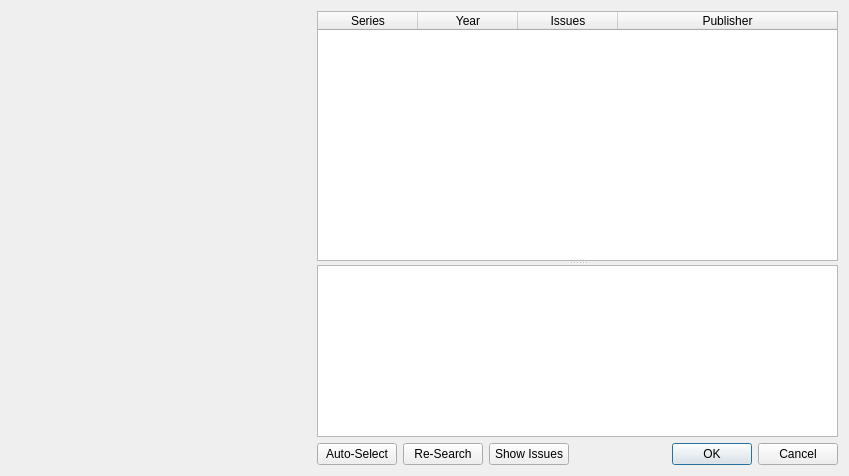
<?xml version="1.0" encoding="UTF-8"?>
<ui version="4.0">
 <class>SelectSeries</class>
 <widget class="QDialog" name="SelectSeries">
  <property name="geometry">
   <rect>
    <x>0</x>
    <y>0</y>
    <width>849</width>
    <height>476</height>
   </rect>
  </property>
  <property name="windowTitle">
   <string>Select Series</string>
  </property>
  <property name="sizeGripEnabled">
   <bool>false</bool>
  </property>
  <layout class="QGridLayout" name="gridLayout">
   <item row="0" column="0">
    <layout class="QHBoxLayout" name="horizontalLayout_2">
     <item>
      <widget class="QWidget" name="imageContainer" native="true">
       <property name="minimumSize">
        <size>
         <width>300</width>
         <height>450</height>
        </size>
       </property>
       <property name="maximumSize">
        <size>
         <width>300</width>
         <height>450</height>
        </size>
       </property>
      </widget>
     </item>
     <item>
      <layout class="QVBoxLayout" name="verticalLayout">
       <item>
        <widget class="QSplitter" name="splitter">
         <property name="orientation">
          <enum>Qt::Vertical</enum>
         </property>
         <widget class="QTableWidget" name="twList">
          <property name="sizePolicy">
           <sizepolicy hsizetype="Expanding" vsizetype="MinimumExpanding">
            <horstretch>0</horstretch>
            <verstretch>0</verstretch>
           </sizepolicy>
          </property>
          <property name="minimumSize">
           <size>
            <width>0</width>
            <height>250</height>
           </size>
          </property>
          <property name="font">
           <font>
            <pointsize>9</pointsize>
           </font>
          </property>
          <property name="selectionMode">
           <enum>QAbstractItemView::SingleSelection</enum>
          </property>
          <property name="selectionBehavior">
           <enum>QAbstractItemView::SelectRows</enum>
          </property>
          <property name="rowCount">
           <number>0</number>
          </property>
          <property name="columnCount">
           <number>4</number>
          </property>
          <attribute name="horizontalHeaderStretchLastSection">
           <bool>true</bool>
          </attribute>
          <attribute name="verticalHeaderVisible">
           <bool>false</bool>
          </attribute>
          <column>
           <property name="text">
            <string>Series</string>
           </property>
          </column>
          <column>
           <property name="text">
            <string>Year</string>
           </property>
           <property name="textAlignment">
            <set>AlignHCenter|AlignVCenter|AlignCenter</set>
           </property>
          </column>
          <column>
           <property name="text">
            <string>Issues</string>
           </property>
           <property name="textAlignment">
            <set>AlignHCenter|AlignVCenter|AlignCenter</set>
           </property>
          </column>
          <column>
           <property name="text">
            <string>Publisher</string>
           </property>
          </column>
         </widget>
         <widget class="QTextEdit" name="teDetails">
          <property name="sizePolicy">
           <sizepolicy hsizetype="Expanding" vsizetype="Maximum">
            <horstretch>0</horstretch>
            <verstretch>0</verstretch>
           </sizepolicy>
          </property>
          <property name="maximumSize">
           <size>
            <width>16777215</width>
            <height>200</height>
           </size>
          </property>
          <property name="font">
           <font>
            <pointsize>9</pointsize>
           </font>
          </property>
          <property name="readOnly">
           <bool>true</bool>
          </property>
          <property name="textInteractionFlags">
           <set>Qt::LinksAccessibleByMouse|Qt::TextSelectableByMouse</set>
          </property>
         </widget>
        </widget>
       </item>
       <item>
        <layout class="QHBoxLayout" name="horizontalLayout">
         <item>
          <widget class="QPushButton" name="btnAutoSelect">
           <property name="text">
            <string>Auto-Select</string>
           </property>
          </widget>
         </item>
         <item>
          <widget class="QPushButton" name="btnRequery">
           <property name="text">
            <string>Re-Search</string>
           </property>
          </widget>
         </item>
         <item>
          <widget class="QPushButton" name="btnIssues">
           <property name="text">
            <string>Show Issues</string>
           </property>
          </widget>
         </item>
         <item>
          <widget class="QDialogButtonBox" name="buttonBox">
           <property name="orientation">
            <enum>Qt::Horizontal</enum>
           </property>
           <property name="standardButtons">
            <set>QDialogButtonBox::Cancel|QDialogButtonBox::Ok</set>
           </property>
          </widget>
         </item>
        </layout>
       </item>
      </layout>
     </item>
    </layout>
   </item>
  </layout>
 </widget>
 <resources/>
 <connections>
  <connection>
   <sender>buttonBox</sender>
   <signal>accepted()</signal>
   <receiver>SelectSeries</receiver>
   <slot>accept()</slot>
   <hints>
    <hint type="sourcelabel">
     <x>248</x>
     <y>254</y>
    </hint>
    <hint type="destinationlabel">
     <x>157</x>
     <y>274</y>
    </hint>
   </hints>
  </connection>
  <connection>
   <sender>buttonBox</sender>
   <signal>rejected()</signal>
   <receiver>SelectSeries</receiver>
   <slot>reject()</slot>
   <hints>
    <hint type="sourcelabel">
     <x>316</x>
     <y>260</y>
    </hint>
    <hint type="destinationlabel">
     <x>286</x>
     <y>274</y>
    </hint>
   </hints>
  </connection>
 </connections>
</ui>
